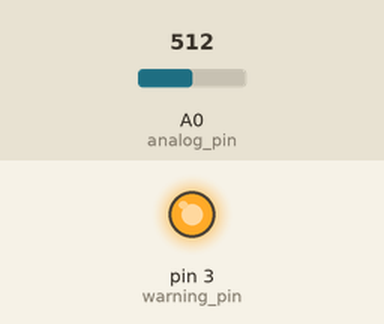
A sketch run on a simulated Arduino Uno, built with avr-gcc and run on an emulated ATmega328P. Parts: output pins drawn as LEDs (lit = HIGH). Inputs (shaded band) come from the test bench; at power-on: A0 (analog_pin) = 512. What the sketch prints to the serial monitor is not drawn.

Above: at 1.2 s.
1.3 s: A0 (analog_pin) set to 6
2.8 s: A0 (analog_pin) set to 3
At 3.9 s:
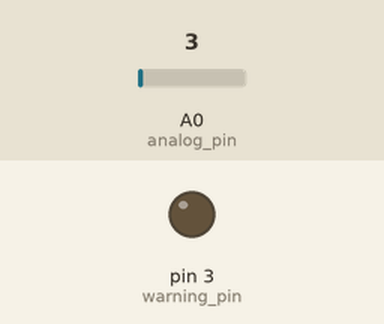
4.3 s: A0 (analog_pin) set to 26
At 5.8 s:
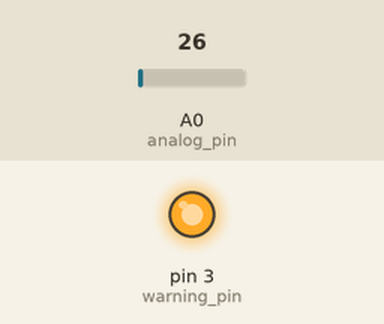
Timing chart, 0 to 7.3 s (numbered marks = the images above; inputs shaded):
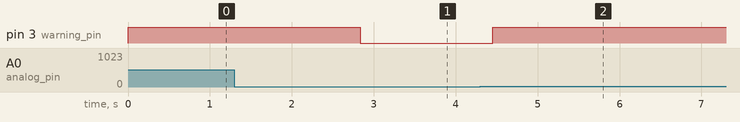

Measured:
- the behaviour switches between 5 and 4 on A0 (analog_pin) (found by bisection; images 0 and 1)
- after the input at 1.3 s, every drawn part: stays the same
- after the input at 2.8 s, pin 3 (warning_pin): HIGH → LOW at once
- after the input at 4.3 s, pin 3 (warning_pin): LOW → HIGH after 0.15 s

The sketch:

VGA.ino
```cpp
#include <avr/io.h>


const int analog_pin = A0;                  // Pin analógico de entrada
const int warning_pin = 3;                  // Pin de advertencia - sobrevoltaje
uint8_t v_act = 0;                          // Voltaje actual
uint8_t v_max = 0;                          // Voltaje máximo
uint8_t v_min = 255;                        // Voltaje mínimo
uint8_t v_trs = 0;                          // Voltaje umbral (sobrepasar activa la advertencia)
uint8_t v_rms = 0;                          // Voltaje media cuadrática
uint16_t sample_count = 0;                  // Número de muestras tomadas
uint32_t v_sum = 0;                         // Suma de voltajes

extern "C"{                                 // Declaración de funciones escritas en ensamblador
  void start();                             // Inicialización de pines para la generación de video
  void burst(uint8_t a);                    // Generar video por ((256 - n) / 60) segundos
}

void setup() {
  start();
  sampling_initialize();
}

void loop() {
  clear_screen();
  take_sample();
  show_result();
  burst(16);
}
```

a_variables.ino
```cpp
#define VIDEO_ARRAY_SIZE 512          // Tamaño de memoria de video
#define VIDEO_ARRAY_START_ADDR 0X0600 // Dirección de memoria de video

volatile uint8_t* VideoRAM = (volatile uint8_t*)VIDEO_ARRAY_START_ADDR; // Puntero volátil

#define SAMPLE_ARRAY_SIZE 1024         // Tamaño de memoria de muestras
#define SAMPLE_ARRAY_START_ADDR 0X0200 // Dirección de memoria de muestras

volatile uint8_t* samples = (volatile uint8_t*)SAMPLE_ARRAY_START_ADDR;  // Puntero volátil


const uint8_t font_table[192] PROGMEM = {
  0x00, 0x00, 0x00, 0x22, 0x20, 0x20, 0x55, 0x00, 0x00, 0x57, 0x57, 0x50, 0x63, 0x76, 0x30, 0x14,
  0x21, 0x40, 0x25, 0x25, 0x60, 0x22, 0x00, 0x00, 0x21, 0x11, 0x20, 0x24, 0x44, 0x20, 0x52, 0x50,
  0x00, 0x02, 0x72, 0x00, 0x00, 0x21, 0x00, 0x00, 0x70, 0x00, 0x00, 0x00, 0x20, 0x44, 0x21, 0x10,
  0x75, 0x55, 0x70, 0x23, 0x22, 0x70, 0x74, 0x71, 0x70, 0x74, 0x74, 0x70, 0x55, 0x74, 0x40, 0x71,
  0x74, 0x70, 0x71, 0x75, 0x70, 0x74, 0x21, 0x10, 0x75, 0x75, 0x70, 0x75, 0x74, 0x70, 0x02, 0x02,
  0x00, 0x02, 0x02, 0x20, 0x42, 0x12, 0x40, 0x07, 0x07, 0x00, 0x12, 0x42, 0x10, 0x74, 0x60, 0x20,
  0x77, 0x15, 0x70, 0x25, 0x75, 0x50, 0x35, 0x35, 0x30, 0x61, 0x11, 0x60, 0x35, 0x55, 0x30, 0x71,
  0x31, 0x70, 0x71, 0x31, 0x10, 0x71, 0x55, 0x70, 0x55, 0x75, 0x50, 0x72, 0x22, 0x70, 0x74, 0x45,
  0x60, 0x55, 0x35, 0x50, 0x11, 0x11, 0x70, 0x57, 0x55, 0x50, 0x35, 0x55, 0x50, 0x25, 0x55, 0x20,
  0x75, 0x71, 0x10, 0x75, 0x57, 0x40, 0x75, 0x35, 0x50, 0x61, 0x74, 0x30, 0x72, 0x22, 0x20, 0x55,
  0x55, 0x70, 0x55, 0x55, 0x20, 0x55, 0x57, 0x50, 0x55, 0x25, 0x50, 0x55, 0x72, 0x20, 0x74, 0x21,
  0x70, 0x31, 0x11, 0x30, 0x11, 0x24, 0x40, 0x64, 0x44, 0x60, 0x25, 0x00, 0x00, 0x00, 0x00, 0x70
};

const uint8_t caballo[32] PROGMEM = {
  0x00, 0x00, 0x00, 0x20, 0x00, 0x70, 0x00, 0xF8, 0x00, 0x9C, 0x7E, 0x1E, 0xFF, 0x0F, 0xFF, 0x0F,
  0xFF, 0x07, 0xFF, 0x03, 0xCF, 0x01, 0x45, 0x01, 0x45, 0x01, 0x45, 0x01, 0x45, 0x01, 0x45, 0x01
};

const char msg_0[] PROGMEM = "V_MAX: ";
const char msg_1[] PROGMEM = "V_MIN: ";
const char msg_2[] PROGMEM = "V_ACT: ";
const char msg_3[] PROGMEM = "V_RMS: ";
const char msg_4[] PROGMEM = "V_TRS: ";
const char msg_5[] PROGMEM = "N_SMP: ";
const char msg_6[] PROGMEM = "ALARM: ";
const char msg_7[] PROGMEM = "SI";
const char msg_8[] PROGMEM = "NO";

// Array of pointers to the strings stored in PROGMEM
const char* const msg[] PROGMEM = {
    msg_0, msg_1, msg_2, msg_3, msg_4, msg_5, msg_6, msg_7, msg_8
};
```

b_screen_operation.ino
```cpp
void clear_screen(){
  for (uint16_t i = 0; i<512; i++){
    VideoRAM[i] = 0;
  }
}

void print_screen(String str, uint8_t offset) {
    // Get the length of the string in PROGMEM
    uint8_t len = str.length(); // strlen_P gets the length of the string in PROGMEM

    for (uint8_t i = 0; i < len; i++) {
        // Read each byte from PROGMEM, subtract 32, and call character()
        type_screen(str[i] - 32, i + offset);
    }
}

void type_screen(uint8_t chr, uint16_t pos){
  chr = chr * 3;
  bool swap = (pos & 1) == 1;
  pos = 96 * ((int)(pos >> 1) / 16) + ((pos >> 1) % 16);

  if(swap){
    for(uint8_t i = 0; i<3; i++){
      VideoRAM[pos + (32 * i)] = (VideoRAM[pos + (32 * i)] & 0x0F) | ((pgm_read_byte(&font_table[chr + i]) & 0xF0));
      VideoRAM[pos + (32 * i) + 16] = (VideoRAM[pos + (32 * i) + 16] & 0x0F) | ((pgm_read_byte(&font_table[chr + i]) & 0x0F) << 4);
    }
  } else {

    for(uint8_t i = 0; i<3; i++){
      VideoRAM[pos + (32 * i)] = (VideoRAM[pos + (32 * i)] & 0xF0) | ((pgm_read_byte(&font_table[chr + i]) & 0xF0) >> 4);
      VideoRAM[pos + (32 * i) + 16] = (VideoRAM[pos + (32 * i) + 16] & 0xF0) | (pgm_read_byte(&font_table[chr + i]) & 0x0F);
    }
  }
}

void colocar_caballo(){
  for (uint8_t i = 0; i < 16; i++){
    VideoRAM[192 + (i * 16)] = pgm_read_byte(&caballo[(2 * i)]);
    VideoRAM[192 + (i * 16) + 1] = pgm_read_byte(&caballo[(2 * i) + 1]);
  }
}
```

c_sampling.ino
```cpp
void sampling_initialize(){
  Serial.begin(9600);         // Inicializar comunicación serial
  pinMode(analog_pin, INPUT);  // Configurar el pin de entrada
  pinMode(warning_pin, OUTPUT);    // Configurar el pin del LED como salida
  digitalWrite(warning_pin, LOW);  // Asegurarse de que el LED está apagado al inicio

}

void take_sample() {
  if (sample_count < 1024) {
    v_act = map(analogRead(analog_pin), 0, 1023, 0, 255);

    v_sum = v_sum + (v_act * v_act);
    samples[sample_count] = v_act;
    sample_count++;

    if (v_act > v_max) {                // Voltaje máximo
      v_max = v_act;
    }

    if (v_act < v_min) {                // Voltaje mínimo
      v_min = v_act;
    }

    v_rms = uint8_t(sqrt(v_sum / sample_count));  // Voltaje RMS

    // Verificar si el voltaje sobrepasa el límite
    if (v_act > v_trs) {
      digitalWrite(warning_pin, HIGH);  // Encender el LED
    } else {
      digitalWrite(warning_pin, LOW);   // Apagar el LED si está bajo el umbral
    }
  }
}

void show_result(){
  print_screen(msg[0] + char((v_max / 255.0) * 5), 0);
  print_screen(msg[1] + char((v_min / 255.0) * 5), 32);
  print_screen(msg[2] + char((v_act / 255.0) * 5), 16);
  print_screen(msg[3] + char((v_rms / 255.0) * 5), 48);
  print_screen(msg[4] + char((v_trs / 255.0) * 5), 64);
  print_screen(msg[5] + char(sample_count), 80);
  print_screen(msg[6], 112);
  delay(100);
  Serial.print(pgm_read_word(msg[0]) + char((v_max / 255.0) * 5));
  Serial.print("\t" + pgm_read_word(msg[1]) + char((v_min / 255.0) * 5));
  Serial.print("\t" + pgm_read_word(msg[2]) + char((v_rms / 255.0) * 5));
  Serial.print("\t" + pgm_read_word(msg[3]) + char((v_act / 255.0) * 5));
  Serial.print("\t" + pgm_read_word(msg[4]) + char((v_trs / 255.0) * 5));
  delay(100);
}
```

d_plotting.ino
```cpp
void real_time_plot(){
  clear_screen();

  if (sample_count < 129){
    for (uint8_t i = 0; i < sample_count; i++){
      VideoRAM[496 - (map(samples[i], 0, 255, 0, 31) * 16) + (int)i/8] |= 0x01 << (i % 8);
    }
  }
}
```
